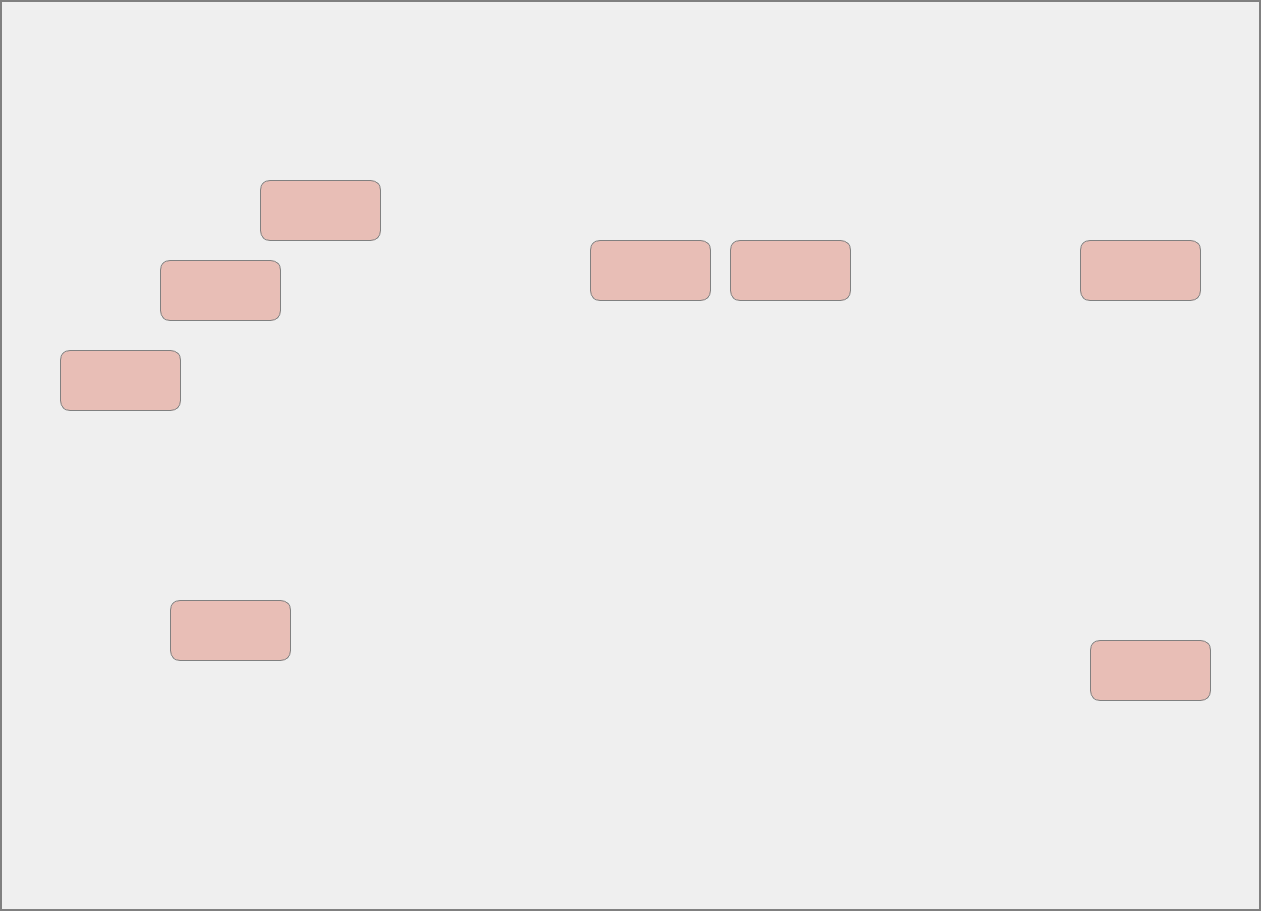
<?xml version="1.0" encoding="UTF-8"?>
<ui version="4.0">
 <class>Dialog</class>
 <widget class="QDialog" name="Dialog">
  <property name="geometry">
   <rect>
    <x>0</x>
    <y>0</y>
    <width>1261</width>
    <height>911</height>
   </rect>
  </property>
  <property name="windowTitle">
   <string>Basement Temperature</string>
  </property>
  <widget class="QLabel" name="label">
   <property name="geometry">
    <rect>
     <x>0</x>
     <y>0</y>
     <width>1261</width>
     <height>911</height>
    </rect>
   </property>
   <property name="styleSheet">
    <string notr="true">border:2px solid grey;</string>
   </property>
   <property name="text">
    <string/>
   </property>
   <property name="pixmap">
    <pixmap>B1.jpg</pixmap>
   </property>
  </widget>
  <widget class="QLabel" name="label_2">
   <property name="geometry">
    <rect>
     <x>660</x>
     <y>290</y>
     <width>111</width>
     <height>61</height>
    </rect>
   </property>
   <property name="font">
    <font>
     <family>Times New Roman</family>
     <pointsize>28</pointsize>
    </font>
   </property>
   <property name="text">
    <string/>
   </property>
  </widget>
  <widget class="QLabel" name="label_3">
   <property name="geometry">
    <rect>
     <x>470</x>
     <y>400</y>
     <width>111</width>
     <height>61</height>
    </rect>
   </property>
   <property name="font">
    <font>
     <family>Times New Roman</family>
     <pointsize>28</pointsize>
    </font>
   </property>
   <property name="text">
    <string/>
   </property>
  </widget>
  <widget class="QLabel" name="label_4">
   <property name="geometry">
    <rect>
     <x>1090</x>
     <y>640</y>
     <width>121</width>
     <height>61</height>
    </rect>
   </property>
   <property name="font">
    <font>
     <family>Times New Roman</family>
     <pointsize>28</pointsize>
    </font>
   </property>
   <property name="styleSheet">
    <string notr="true">background-color:rgba(222, 114, 94,100);
color:rgb(222, 114, 94);
border:1px solid grey;
border-radius: 10px;</string>
   </property>
   <property name="text">
    <string/>
   </property>
  </widget>
  <widget class="QLabel" name="label_5">
   <property name="geometry">
    <rect>
     <x>1080</x>
     <y>240</y>
     <width>121</width>
     <height>61</height>
    </rect>
   </property>
   <property name="font">
    <font>
     <family>Times New Roman</family>
     <pointsize>28</pointsize>
    </font>
   </property>
   <property name="styleSheet">
    <string notr="true">background-color:rgba(222, 114, 94,100);
color:rgb(222, 114, 94);
border:1px solid grey;
border-radius: 10px;</string>
   </property>
   <property name="text">
    <string/>
   </property>
  </widget>
  <widget class="QLabel" name="label_6">
   <property name="geometry">
    <rect>
     <x>260</x>
     <y>180</y>
     <width>121</width>
     <height>61</height>
    </rect>
   </property>
   <property name="font">
    <font>
     <family>Times New Roman</family>
     <pointsize>28</pointsize>
    </font>
   </property>
   <property name="styleSheet">
    <string notr="true">background-color:rgba(222, 114, 94,100);
color:rgb(222, 114, 94);
border:1px solid grey;
border-radius: 10px;</string>
   </property>
   <property name="text">
    <string/>
   </property>
  </widget>
  <widget class="QLabel" name="label_7">
   <property name="geometry">
    <rect>
     <x>730</x>
     <y>240</y>
     <width>121</width>
     <height>61</height>
    </rect>
   </property>
   <property name="font">
    <font>
     <family>Times New Roman</family>
     <pointsize>28</pointsize>
    </font>
   </property>
   <property name="styleSheet">
    <string notr="true">background-color:rgba(222, 114, 94,100);
color:rgb(222, 114, 94);
border:1px solid grey;
border-radius: 10px;</string>
   </property>
   <property name="text">
    <string/>
   </property>
  </widget>
  <widget class="QLabel" name="label_8">
   <property name="geometry">
    <rect>
     <x>160</x>
     <y>260</y>
     <width>121</width>
     <height>61</height>
    </rect>
   </property>
   <property name="font">
    <font>
     <family>Times New Roman</family>
     <pointsize>28</pointsize>
    </font>
   </property>
   <property name="styleSheet">
    <string notr="true">background-color:rgba(222, 114, 94,100);
color:rgb(222, 114, 94);
border:1px solid grey;
border-radius: 10px;</string>
   </property>
   <property name="text">
    <string/>
   </property>
  </widget>
  <widget class="QLabel" name="label_9">
   <property name="geometry">
    <rect>
     <x>60</x>
     <y>350</y>
     <width>121</width>
     <height>61</height>
    </rect>
   </property>
   <property name="font">
    <font>
     <family>Times New Roman</family>
     <pointsize>28</pointsize>
    </font>
   </property>
   <property name="styleSheet">
    <string notr="true">background-color:rgba(222, 114, 94,100);
color:rgb(222, 114, 94);
border:1px solid grey;
border-radius: 10px;</string>
   </property>
   <property name="text">
    <string/>
   </property>
  </widget>
  <widget class="QLabel" name="label_10">
   <property name="geometry">
    <rect>
     <x>170</x>
     <y>600</y>
     <width>121</width>
     <height>61</height>
    </rect>
   </property>
   <property name="font">
    <font>
     <family>Times New Roman</family>
     <pointsize>28</pointsize>
    </font>
   </property>
   <property name="styleSheet">
    <string notr="true">background-color:rgba(222, 114, 94,100);
color:rgb(222, 114, 94);
border:1px solid grey;
border-radius: 10px;</string>
   </property>
   <property name="text">
    <string/>
   </property>
  </widget>
  <widget class="QLabel" name="label_11">
   <property name="geometry">
    <rect>
     <x>590</x>
     <y>240</y>
     <width>121</width>
     <height>61</height>
    </rect>
   </property>
   <property name="font">
    <font>
     <family>Times New Roman</family>
     <pointsize>28</pointsize>
    </font>
   </property>
   <property name="styleSheet">
    <string notr="true">background-color:rgba(222, 114, 94,100);
color:rgb(222, 114, 94);
border:1px solid grey;
border-radius: 10px;</string>
   </property>
   <property name="text">
    <string/>
   </property>
  </widget>
 </widget>
 <resources/>
 <connections/>
</ui>
